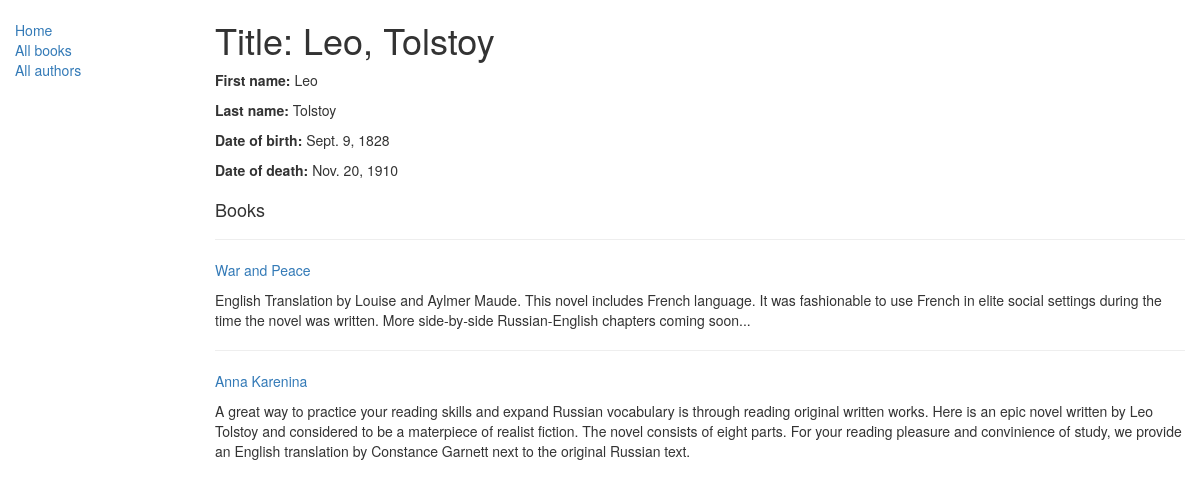
Page /catalog/authors/1 on the committed database.
### catalog/models.py (models this page shows, shortened)
class Author(models.Model):
    first_name = models.CharField(max_length=100)
    last_name = models.CharField(max_length=100)
    date_of_birth = models.DateField(null=True, blank=True)
    date_of_death = models.DateField('Died', null=True, blank=True)

class Book(models.Model):
    title = models.CharField(max_length=200)
    author = models.ForeignKey('Author', on_delete=models.SET_NULL, null=True)
    summary = models.TextField(max_length=1000, help_text="Enter a brief description of the book")
    isbn = models.CharField('ISBN',max_length=13, help_text='13 Character <a href="https://www.isbn-international.org/content/what-isbn">ISBN number</a>')
    genre = models.ManyToManyField(Genre, help_text="Select a genre for this book")
    language = models.ForeignKey('Language', on_delete=models.SET_NULL, null=True)
    def get_absolute_url(self):
        return reverse('book-detail', args=[str(self.id)])
    def display_genre(self):
        return ', '.join([ genre.name for genre in self.genre.all()[:3] ])
    display_genre.short_discription ='Genre'

### catalog/views.py (the view)
# urls.py: url(r'^authors/(?P<pk>\d+)$', views.AuthorDetailView.as_view(), name='author-detail')
class AuthorDetailView(generic.DetailView):
    model = Author

### catalog/templates/catalog/author_detail.html
{% extends "base-generic.html" %}
{% block content %}
  <h1>Title: {{ author.first_name }}, {{ author.last_name }}</h1>
  <p><strong>First name:</strong> {{ author.first_name }}</a></p>
  <p><strong>Last name:</strong> {{ author.last_name }}</p>
  <p><strong>Date of birth:</strong> {{ author.date_of_birth }}</p>
  <p><strong>Date of death:</strong> {{ author.date_of_death }}</p>
  <div style="margin-top:20px">
    <h4>Books</h4>
    {% for book in author.book_set.all %}
    <hr>
    <p><a href = {{book.get_absolute_url}}>{{book.title}}</a> </p>
    <p>{{book.summary}}</p>
    {% endfor %}
  </div>
{% endblock %}

### rows in the picture
Author: first_name "Leo", last_name "Tolstoy", date_of_birth "Sept. 9, 1828", date_of_death "Nov. 20, 1910"
Book: title "War and Peace", summary "English Translation by Louise and Aylmer Maude. This novel includes French language. It was fashionable to use French in elite social settings during the time the novel was written. More side-by-side Russian-English chapters coming soon..."
Book: title "Anna Karenina", summary "A great way to practice your reading skills and expand Russian vocabulary is through reading original written works. Here is an epic novel written by Leo Tolstoy and considered to be a materpiece of realist fiction. The novel consists of eight parts. For your reading pleasure and convinience of study, we provide an English translation by Constance Garnett next to the original Russian text."
